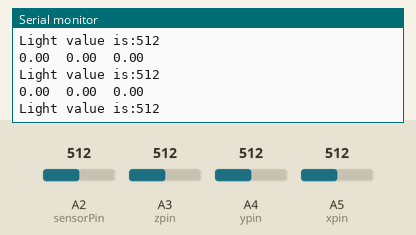
This sketch was run on a simulated Arduino Uno, built with avr-gcc and run on an emulated ATmega328P. Parts: the last lines printed to the serial monitor. The inputs (shaded band) are chosen by the test bench; at power-on: A2 (sensorPin) = 512, A3 (zpin) = 512, A4 (ypin) = 512, A5 (xpin) = 512.

Above: at 1.5 s.
1.6 s: A2 (sensorPin) set to 716
At 2.0 s:
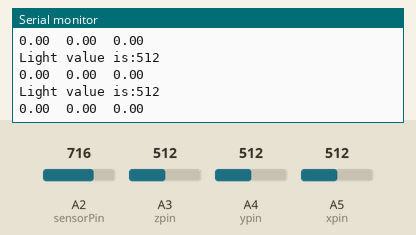
3.1 s: A3 (zpin) set to 716
At 3.1 s:
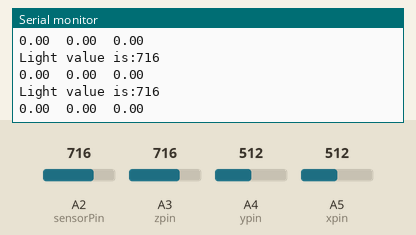
4.6 s: A4 (ypin) set to 716
At 5.5 s:
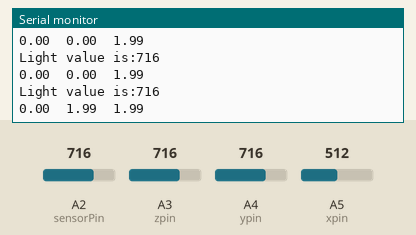
6.1 s: A5 (xpin) set to 716
At 6.9 s:
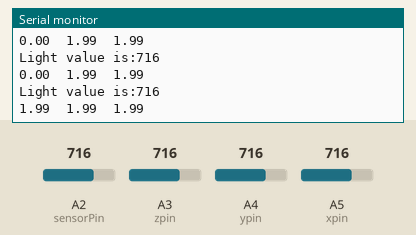
7.6 s: A2 (sensorPin) set to 992
At 8.4 s:
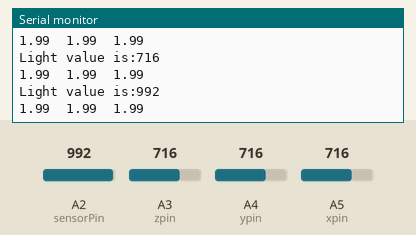
9.1 s: A3 (zpin) set to 992
At 9.8 s:
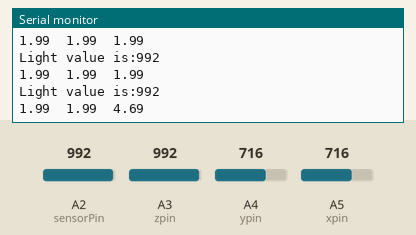
Timing chart, 0 to 11.6 s (numbered marks = the images above; inputs shaded):
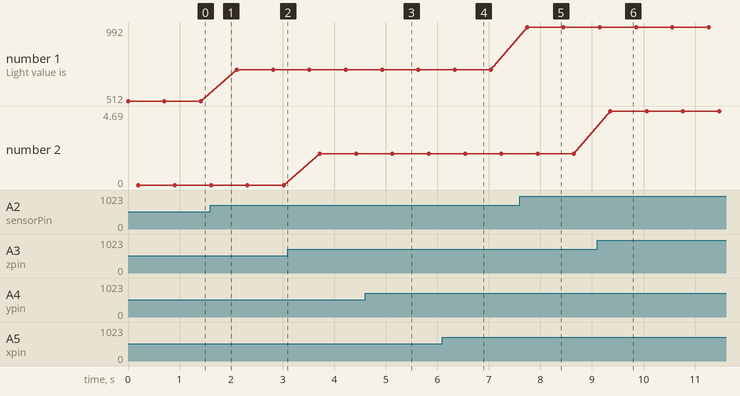

The sketch:

Lilypad.ino
```cpp
//START LIGHT PART
/******************************************************************************

LilyPad Light Sensor Example
SparkFun Electronics

This example code reads the input from a LilyPad Light Sensor and displays in
the Serial Monitor.

Light Sensor connections:
   * S pin to A2
   * + pin to "NEED A CONTROLLER"
   * - to -

******************************************************************************/

// Set which pin the Signal output from the light sensor is connected to
// If using the LilyPad Development Board, change this to A6
int sensorPin = A2;
// Create a variable to hold the light reading
int lightValue;
//END LIGHT PART


//START ACCELOMETRO PART
// these constants describe the pins. They won't change:
const int xpin = A5;                  // x-axis of the accelerometer
const int ypin = A4;                  // y-axis
const int zpin = A3;                  // z-axis (only on 3-axis models)
//
int sampleDelay = 500;   //number of milliseconds between readings
//END ACCELOMETRO PART


void setup()
{
    //START LIGHT PART
    // Set sensorPin as an INPUT
    pinMode(sensorPin, INPUT);

    // Set pin A5 to use as a power pin for the light sensor
    // If using the LilyPad Development Board, comment out these lines of code
    pinMode("NEED A CONTROLLER", OUTPUT);
    digitalWrite("NEED A CONTROLLER", HIGH);


    //END LIGHT PART


  //START ACCELOMETRO PART
   //
   //Make sure the analog-to-digital converter takes its reference voltage from
   // the AREF pin
   pinMode(xpin, INPUT);
   pinMode(ypin, INPUT);
   pinMode(zpin, INPUT);
  //END ACCELOMETRO PART

  // Initialize Serial, set the baud rate to 9600 bps.
    Serial.begin(9600);
}

void loop()
{
    //START LIGHT PART
   // Get the current light level
    lightValue = analogRead(sensorPin);

   // Print some descriptive text and then the value from the sensor
    Serial.print("Light value is:");
    Serial.println(lightValue);

    // Delay so that the text doesn't scroll too fast on the Serial Monitor.
    // Adjust to a larger number for a slower scroll.
    delay(200);
    //END LIGHT PART


    //START ACCELOMETRO PART
    int x = analogRead(xpin);
     //
     //add a small delay between pin readings.  I read that you should
     //do this but haven't tested the importance
       delay(1);
     //
     int y = analogRead(ypin);
     //
     //add a small delay between pin readings.  I read that you should
     //do this but haven't tested the importance
       delay(1);
     //
     int z = analogRead(zpin);
     //
     //zero_G is the reading we expect from the sensor when it detects
     //no acceleration.  Subtract this value from the sensor reading to
     //get a shifted sensor reading.
     float zero_G =512;
     //
     //scale is the number of units we expect the sensor reading to
     //change when the acceleration along an axis changes by 1G.
     //Divide the shifted sensor reading by scale to get acceleration in Gs.
     float scale =102.3;
     //
     Serial.print(((float)x - zero_G)/scale);
     Serial.print("\t");
     //
     Serial.print(((float)y - zero_G)/scale);
     Serial.print("\t");
     //
     Serial.print(((float)z - zero_G)/scale);
     Serial.print("\n");
     //
     // delay before next reading:
     delay(sampleDelay);
    //END ACCELOMETRO PART

}
```

Measured:
- after the input at 4.6 s, the serial monitor: prints a new line after 0.53 s (image 3)
- after the input at 6.1 s, the serial monitor: prints a new line after 0.44 s (image 4)
- after the input at 7.6 s, the serial monitor: prints a new line after 0.14 s (image 5)
- after the input at 9.1 s, the serial monitor: prints a new line after 0.25 s (image 6)
- plotted number 1: 512 → 716 after the input at 1.6 s, 716 → 992 after the input at 7.6 s
- plotted number 2: 0 → 1.99 after the input at 3.1 s, 1.99 → 4.69 after the input at 9.1 s
